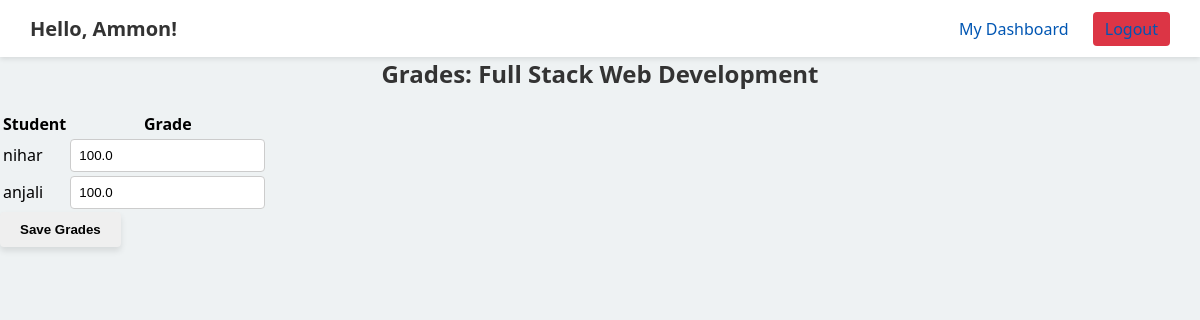
Screenshot of /teacher/course/1 (signed in) with the database file from the repository.
### models.py (models this page shows, shortened)
class User(db.Model, UserMixin):
    __tablename__ = "users"
    id            = db.Column(db.Integer,   primary_key=True)
    username      = db.Column(db.String(50), unique=True, nullable=False)
    password_hash = db.Column(db.String(128), nullable=False)
    role          = db.Column(db.String(10), nullable=False)
    enrollments    = db.relationship(
        "Enrollment",
        back_populates="student",
        cascade="all, delete-orphan"
    )
    taught_courses = db.relationship(
        "Course",
        back_populates="teacher",
        cascade="all, delete-orphan"
    )

class Course(db.Model):
    __tablename__ = "courses"
    id         = db.Column(db.Integer, primary_key=True)
    name       = db.Column(db.String(120), nullable=False)
    time       = db.Column(db.String(120), nullable=False)          # NEW
    capacity   = db.Column(db.Integer, nullable=False)
    teacher_id = db.Column(
        db.Integer,
        db.ForeignKey("users.id", ondelete="CASCADE"),
        nullable=False
    )
    teacher     = db.relationship("User",   back_populates="taught_courses")
    enrollments = db.relationship(
        "Enrollment",
        back_populates="course",
        cascade="all, delete-orphan"
    )

class Enrollment(db.Model):
    __tablename__ = "enrollments"
    id         = db.Column(db.Integer, primary_key=True)
    student_id = db.Column(
        db.Integer,
        db.ForeignKey("users.id", ondelete="CASCADE"),
        nullable=False
    )
    course_id  = db.Column(
        db.Integer,
        db.ForeignKey("courses.id", ondelete="CASCADE"),
        nullable=False
    )
    grade      = db.Column(db.Float)
    student    = db.relationship("User",   back_populates="enrollments")
    course     = db.relationship("Course", back_populates="enrollments")

### app.py (the view, shortened to what this page needs)
@app.route("/teacher/course/<int:course_id>", methods=["GET", "POST"])
@login_required
def teacher_course(course_id):
    if current_user.role != "teacher":
        return redirect(url_for("home"))
    course = Course.query.get_or_404(course_id)
    if course.teacher_id != current_user.id:
        flash("Not your class.", "danger")
        return redirect(url_for("teacher_dashboard"))
    return render_template("teacher_course.html", course=course)

### app.py (called while the page is built)
@login_manager.user_loader
def load_user(uid):
    return db.session.get(User, int(uid))

### templates/teacher_course.html (shortened to what this page needs)
{% extends "base.html" %}
{% block content %}
  <h2>Grades: {{course.name}}</h2>
  <form method="post">
    <table class="table">
      <tr><th>Student</th><th>Grade</th></tr>
      {% for e in course.enrollments %}
        <tr>
          <td>{{e.student.username}}</td>
          <td>
            <input type="number" name="grade_{{e.id}}"
                   value="{{e.grade or 0}}" step="0.1">
          </td>
        </tr>
      {% endfor %}
    </table>
    <button class="btn" type="submit">Save Grades</button>
  </form>
{% endblock %}

### templates/base.html (shortened to what this page needs)
<!DOCTYPE html>
<html lang="en">
  <head>
    <link
      rel="stylesheet"
      href="{{ url_for('static', filename='css/styles.css') }}"
    />
  </head>
  <body>
    {% if current_user.is_authenticated %}
    <header class="site-header">
      <h1 class="greeting">Hello, {{ current_user.username }}!</h1>
      <nav class="main-nav">
        {% if current_user.role == 'admin' %}
          <a href="{{ url_for('admin.index') }}">Admin Home</a>
          <a href="{{ url_for('admin_users') }}">Users</a>
        {% elif current_user.role == 'teacher' %}
          <a href="{{ url_for('teacher_dashboard') }}">My Dashboard</a>
        {% else %}
          <a href="{{ url_for('student_dashboard') }}">My Dashboard</a>
        {% endif %}
        <a href="{{ url_for('logout') }}" class="logout-btn">Logout</a>
      </nav>
    </header>
    {% endif %}
    <main class="content">
      {% block content %}{% endblock %}
    </main>
  </body>
</html>

### static/css/styles.css (style rules this page uses)
* { box-sizing: border-box; }
body { font-family: 'Segoe UI', Tahoma, Geneva, Verdana, sans-serif; background-color: #eef2f3; margin: 0; padding: 0; }
.site-header { background-color: #ffffff; padding: 15px 30px; box-shadow: 0 2px 5px rgba(0,0,0,0.1); display: flex; align-items: center; justify-content: space-between; }
.greeting { margin: 0; font-size: 20px; color: #333; }
.main-nav a { margin-left: 20px; text-decoration: none; color: #0056b3; font-weight: 500; transition: color 0.2s ease; }
.logout-btn { padding: 6px 12px; background: #dc3545; color: #fff; border-radius: 4px; text-decoration: none; font-weight: bold; transition: background 0.2s ease; }
h1, h2 { text-align: center; color: #333; margin-top: 0; }
form input[type="text"], form input[type="number"] { padding: 8px; border: 1px solid #ccc; border-radius: 4px; width: 100%; }
.btn { padding: 10px 20px; border: none; border-radius: 4px; cursor: pointer; font-weight: bold; transition: background-color 0.3s ease, transform 0.2s ease, box-shadow 0.2s ease; box-shadow: 0 4px 6px rgba(0,0,0,0.1); }

### rows the page displays
User: username "Ammon"
Course: name "Full Stack Web Development"
Enrollment: student.username "nihar", grade "100.0"
Enrollment: student.username "anjali", grade "100.0"
